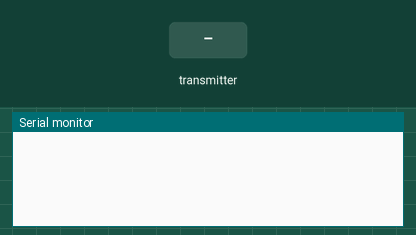
A sketch run on a simulated ESP8266 (NodeMCU). On the bench: the last lines printed to the serial monitor. The inputs (shaded band) are chosen by the test bench.

Above: at 1.2 s.
1.3 s: the transmitter starts sending a = 0
At 1.61 s:
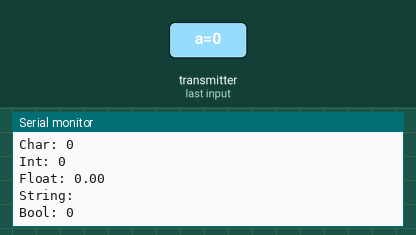
2.8 s: the transmitter starts sending b = 256
4.3 s: the transmitter starts sending c = 25
5.8 s: the transmitter starts sending e = 1
At 6.11 s:
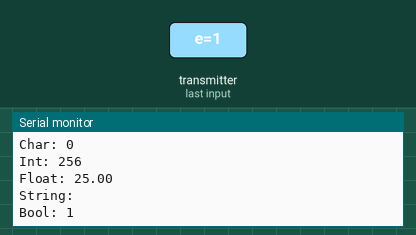
7.3 s: the transmitter starts sending a = 1
8.8 s: the transmitter starts sending b = 512
Timing chart, 0 to 11.3 s (numbered marks = the images above; inputs shaded):
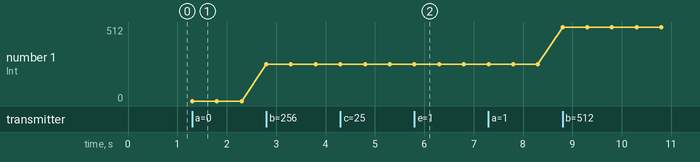

The sketch:

NodeMCU_Slave.ino
```cpp
#include <ESP8266WiFi.h>
#include <espnow.h>

// exemplo de estrutura para receber dados
// deve coincidir com a estrutura no NodeMCU principal
typedef struct struct_message {
    char a[32];
    int b;
    float c;
    String d;
    bool e;
} struct_message;

// cria uma struct_message chamada myData
struct_message myData;

// Função de retorno que será execultada quando os dados são recebidos
void OnDataRecv(uint8_t * mac, uint8_t *incomingData, uint8_t len) {
  memcpy(&myData, incomingData, sizeof(myData));
  Serial.print("Bytes received: ");
  Serial.println(len);
  Serial.print("Char: ");
  Serial.println(myData.a);
  Serial.print("Int: ");
  Serial.println(myData.b);
  Serial.print("Float: ");
  Serial.println(myData.c);
  Serial.print("String: ");
  Serial.println(myData.d);
  Serial.print("Bool: ");
  Serial.println(myData.e);
  Serial.println();
}

void setup() {
  // inicializa monitor serial
  Serial.begin(115200);

  // Define o dispositivo com estação Wi-Fi
  WiFi.mode(WIFI_STA);

  // inicia o ESP-NOW
  if (esp_now_init() != 0) {
    Serial.println("Error initializing ESP-NOW");
    return;
  }

  // Quando ESPNow é inicializado, ele define o nó como escravo para receber dados
  esp_now_set_self_role(ESP_NOW_ROLE_SLAVE);
  esp_now_register_recv_cb(OnDataRecv);
}

void loop() {

}
```

Measured:
- after the input at 1.3 s, the serial monitor: prints a new line at once (image 1)
- after the input at 5.8 s, the serial monitor: prints a new line at once (image 2)
- plotted number 1: 0 → 256 after the input at 2.8 s, 256 → 512 after the input at 8.8 s
